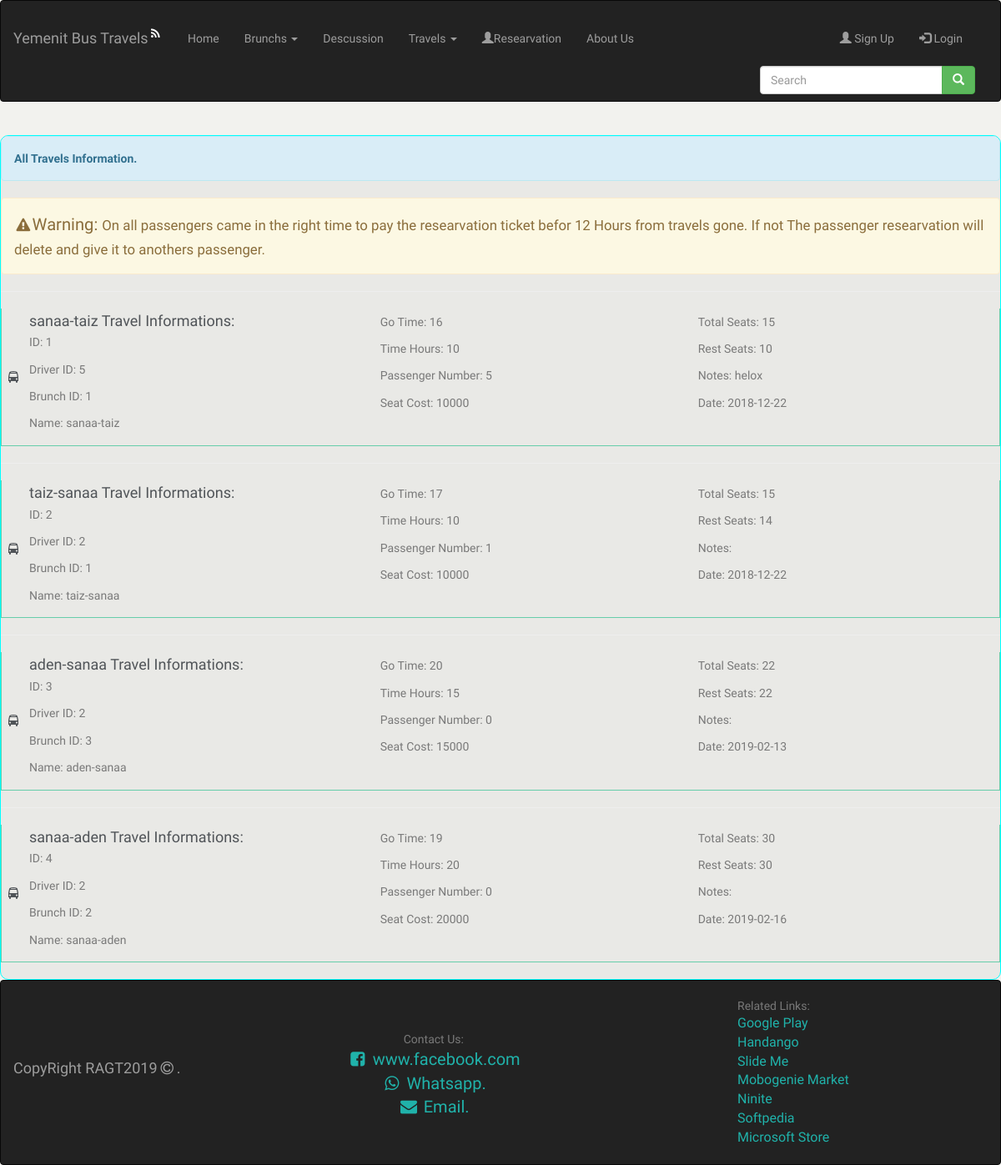
The app's page /travels.php with its own data.
### tables this page shows
CREATE TABLE IF NOT EXISTS `list_menu` (
  `id` int(11) NOT NULL AUTO_INCREMENT,
  `name` varchar(100) DEFAULT NULL,
  `class` varchar(50) DEFAULT NULL,
  `href` varchar(200) DEFAULT NULL,
  `note` varchar(200) DEFAULT NULL,
  `dates` date DEFAULT NULL,
  PRIMARY KEY (`id`)
);

CREATE TABLE IF NOT EXISTS `travels` (
  `id` int(11) NOT NULL AUTO_INCREMENT,
  `emp_id` int(11) DEFAULT NULL,
  `br_id` int(11) DEFAULT NULL,
  `name` varchar(60) DEFAULT NULL,
  `t_go` int(10) DEFAULT NULL,
  `t_hours` int(9) DEFAULT NULL,
  `p_number` int(9) DEFAULT '0',
  `cost` int(11) NOT NULL DEFAULT '0',
  `t_seats` int(11) NOT NULL DEFAULT '0',
  `r_seats` int(11) NOT NULL DEFAULT '0',
  `note` varchar(100) DEFAULT NULL,
  `dates` date DEFAULT NULL,
  PRIMARY KEY (`id`),
  KEY `emp_id` (`emp_id`),
  KEY `br_id` (`br_id`)
);

### travels.php (the view, shortened to what this page needs)
<!DOCTYPE html>
<html lang="en">
    <head>
        <link href="animation/assets/css/bootstrap.min.css" rel="stylesheet" type="text/css" />
        <link href="animation/assets/css/core.css" rel="stylesheet" type="text/css" />
        <link href="animation/assets/css/font-awesome.min.css" rel="stylesheet" type="text/css" />
        <link href="animation/assets/css/pages.css" rel="stylesheet" type="text/css" />
        <link href="animation/assets/css/menu.css" rel="stylesheet" type="text/css" />
        <link href="animation/assets/css/responsive.css" rel="stylesheet" type="text/css" />
        <link href="animation/css/header.css" rel="stylesheet" type="text/css" />
        <link href="animation/css/footer.css" rel="stylesheet" type="text/css" />
        <link href="animation/css/index.css" rel="stylesheet" type="text/css" />
	<?php include 'pages/header.php'; ?>
    </head>
    <body>
<br/>
<?php
$id="";
$name="";
?>
<div class="table-responsive">
  <p class="alert alert-info"><strong>All <?php echo $name; ?> Travels Information.</strong><br/>
    <?php if(empty($id)){?>
    <p class="alert alert-warning"><big><span class="fa fa-fw fa-warning"></span><big>Warning: </big>On all passengers came in the right time to pay the researvation ticket befor 12 Hours from travels gone.
    If not The passenger researvation will delete and give it to anothers passenger. </big></p>
  <?php
}
  $query0=mysqli_query($con,"select * from travels $id");
while($data=mysqli_fetch_assoc($query0)){
  ?>
<hr/>
      <div class="media br-trv-info">
          <div class="media-left media-middle">
              <h4 class="fa fa-fw fa-bus"></h4>
          </div>
          <div class="media-body">
              <h4 class="media-heading "><?php echo $data['name']; ?> Travel Informations: </h4>
              <p>ID: <?php echo $data['id']; ?></p>
              <p>Driver ID: <?php echo $data['emp_id']; ?></p>
              <p>Brunch ID: <?php echo $data['br_id']; ?></p>
              <p>Name: <?php echo $data['name']; ?></p>
          </div><div class="media-body">
              <p>Go Time: <?php echo $data['t_go']; ?></p>
              <p>Time Hours: <?php echo $data['t_hours']; ?></p>
              <p>Passenger Number: <?php echo $data['p_number']; ?></p>
              <p>Seat Cost: <?php echo $data['cost']; ?></p>
          </div><div class="media-body">
              <p>Total Seats: <?php echo $data['t_seats']; ?></p>
              <p>Rest Seats: <?php echo $data['r_seats']; ?></p>
              <p>Notes: <?php echo $data['note']; ?></p>
              <p>Date: <?php echo $data['dates']; ?></p>
          </div>
      </div>
    <?php }?>
  <br/>
</div>
    </body>
	<?php include 'pages/footer.php'; ?>
</html>

### pages/header.php (shortened to what this page needs)
<?php
$con=new mysqli('localhost','root','','yemenit_bus_travels');
?>
<nav class="navbar navbar-inverse headnav">
    <div class="container-fluid">
        <div class="navbar-header">
            <a class="navbar-brand" href="#">Yemenit Bus Travels<sup><span class="fa fa-fw fa-rss headlinrss"></span></sup></a>
        </div>
        <div class="collapse navbar-collapse" id="myNavbar">
            <ul class="nav navbar-nav">
                <?php
                $query=mysqli_query($con,'select * from list_menu');
                while($data=mysqli_fetch_assoc($query)){
                    ?>
                    <?php if(!empty($_GET['actives'])){
                        if($_GET['actives']==$data['name']){
                            if($data['name']=='Brunchs'||$data['name']=='Travels'){?>
                                <li class="active dropdown">
                                <?php }else {?>
                                <li class="active">
                    <?php }}else {?>
                        <li>
                        <?php }}else{
                        if($data['name']=='Brunchs'||$data['name']=='Travels'){?>
                            <li class="dropdown">
                        <?php }else {?>
                            <li>
                        <?php }
                    }?>
                    <?php if($data['name']=='Brunchs'){?>
                        <a class="dropdown-toggle" data-toggle="dropdown" href="#">Brunchs
                            <span class="caret"></span></a>
                    <?php }
                    else if($data['name']=="Travels"){
                        ?>
                        <a class="dropdown-toggle" data-toggle="dropdown" href="#">Travels
                            <span class="caret"></span></a>
                    <?php }
                    else if($data['name']=="Managers chat"){
                        if(!empty($_SESSION['type']))
                            if($_SESSION['type']=="admin" || $_SESSION['type']=="supervisor" || $_SESSION['type']=="manager"){
                                ?>
                                <a href="<?php echo $data['href'].'?actives='.$data['name']; ?>"><?php echo $data['name']?></a></li>
                            <?php }
                    }else if($data['name']=="Researvation"){
                        ?>
                        <a  href="" data-toggle="modal" data-target="#researvation"><span class="glyphicon glyphicon-user"></span><?php echo $data['name']; ?></a></li>
                    <?php }
                    else{ ?>
                        <a href="<?php echo $data['href'].'?actives='.$data['name']; ?>"><?php echo $data['name']?></a></li>
                    <?php } ?>
                    </li>
                <?php }
                if(!empty($_GET['actives'])){
                    if($_GET['actives']=='aboutus'){
                        ?>
                        <li class="active">
                        <?php
                    }else{
                ?>
                            <li>
                <?php }}else{?>
                <li>
                <?php }?>
                <a href="aboutus.php?&actives=aboutus">About Us</a></li>
            </ul>
            <div class="nav navbar-nav navbar-right">
                <ul class="nav navbar-nav navbar-right header-log">
                    <?php
                    if(!empty($_SESSION['uname'])&&!empty($_SESSION['type'])){
                        ?>
                        <li><a href="index.php?logout=logout" data-toggle="modal"><span class="glyphicon glyphicon-log-in"></span>Log Out
                            </a></li>
                        <li>
                            <?php if(!empty($_SESSION['user_img'])){ ?>
                                <a href="users.php?actives=Users"><img src="photos/users/<?php echo $_SESSION['user_img']; ?>" id="welcomeimg">  <?php echo $_SESSION['uname'] ?> <small><small>| <?php echo $_SESSION['type']; ?></small></small></a>
                            <?php }else{ ?>
                                <a href="users.php?actives=Users">
                                    <span class="fa fa-fw fa-user" id="welcomeimg2"></span> <?php echo $_SESSION['uname'] ?> <small><small>| <?php echo $_SESSION['type']; ?></small></small></a>
                            <?php } ?>
                        </li>
                    <?php }
                    else{ ?>
                        <li ><a href="#"  data-toggle="modal" data-target="#signup"><span class="glyphicon glyphicon-user"></span> Sign Up</a></li>
                        <li class="logs"><a href="#" data-toggle="modal" data-target="#signin"><span class="glyphicon glyphicon-log-in"></span> Login</a></li>
                    <?php } ?>
                </ul><br/>
                <form class="navbar-form navbar-left index-search" action="" method="post">
                    <div class="input-group">
                        <input type="text" name="searchtravel" class="form-control search" placeholder="Search">
                        <div class="input-group-btn">
                            <button class="btn btn-success" type="submit">
                                <i class="glyphicon glyphicon-search"></i>
                            </button>
                        </div>
                    </div>
                </form>
            </div>
        </div>
    </div>
</nav>

### animation/assets/css/core.css (style rules this page uses)
body { font-family: 'Varela Round', sans-serif; margin: 0; padding-bottom: 60px; overflow-x: hidden; color: #797979; }
html { position: relative; min-height: 100%; }
.h1, .h2, .h3, .h4, .h5, .h6, h1, h2, h3, h4, h5, h6 { color: #505458; font-family: 'Hind Madurai', sans-serif; margin: 10px 0; }
p { line-height: 1.6; }
* { outline: none !important; }
b, strong { font-weight: 600; font-family: 'Hind Madurai', sans-serif; }

### animation/css/header.css (style rules this page uses)
.form-control { display:inline-block; width:80%; }
.table-responsive { background-color: rgba(217, 217, 217,0.4); border:1px solid aqua; border-radius:10px; }
.headlinrss { color:white; }
.headnav { padding-top:20px; }
.index-search .search { width:50px; }
.header-log .logs { margin-right:30px; }

### animation/css/index.css (style rules this page uses)
body { background-color: rgb(242, 242, 238); }
.br-trv-info { border-left:1px mediumaquamarine solid !important; border-right:1px mediumaquamarine solid !important; border-bottom:1px mediumaquamarine solid !important; padding:5px; }

### records on screen
list_menu: name "Home"
list_menu: name "Descussion"
list_menu: name "Researvation"
travels: name "sanaa-taiz", id "1", emp "5", br "1", t_go "16", t_hours "10", p_number "5", cost "10000", t_seats "15", r_seats "10", note "helox", dates "2018-12-22"
travels: name "taiz-sanaa", id "2", emp "2", br "1", t_go "17", t_hours "10", p_number "1", cost "10000", t_seats "15", r_seats "14", dates "2018-12-22"
travels: name "aden-sanaa", id "3", emp "2", br "3", t_go "20", t_hours "15", p_number "0", cost "15000", t_seats "22", r_seats "22", dates "2019-02-13"
travels: name "sanaa-aden", id "4", emp "2", br "2", t_go "19", t_hours "20", p_number "0", cost "20000", t_seats "30", r_seats "30", dates "2019-02-16"
